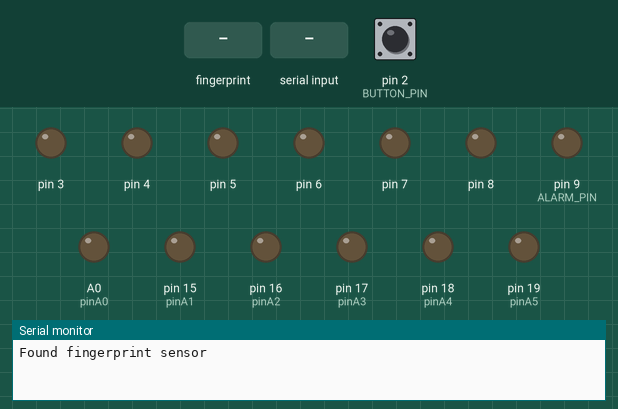
The sketch below on a simulated Arduino Uno, built with avr-gcc and run on an emulated ATmega328P. On the bench: output pins drawn as LEDs (lit = HIGH), the last lines printed to the serial monitor. Inputs (shaded band) come from the test bench; at power-on: pin 2 (BUTTON_PIN) HIGH.

Above: at 2.2 s.
2.3 s: finger stored as number 1 placed on the sensor
At 3.5 s:
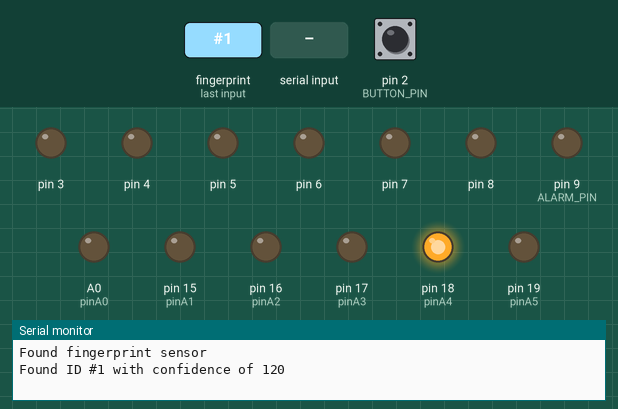
5.3 s: "delete_fingerprint\n" received over Serial
6.8 s: "add_fingerprint\n" received over Serial
Timing chart, 0 to 9.8 s (numbered marks = the images above; inputs shaded):
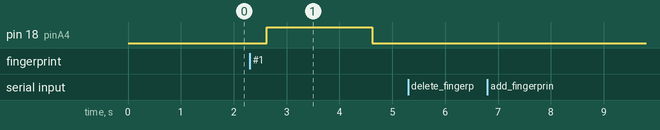

Measured:
- after the input at 2.3 s, pin 18 (pinA4): LOW → HIGH after 0.32 s, → LOW 2.0 s later

The sketch:

sketch_may26a.ino
```cpp
#include <SoftwareSerial.h>
#include <Adafruit_Fingerprint.h>

constexpr int pinA0 = 14;
constexpr int pinA1 = 15;
constexpr int pinA2 = 16;
constexpr int pinA3 = 17;
constexpr int pinA4 = 18;
constexpr int pinA5 = 19;

static constexpr uintptr_t PORTD_ADDR = 0x2B;
static constexpr uintptr_t PIND_ADDR = 0x29;
static constexpr uintptr_t PORTB_ADDR = 0x25;
static constexpr uintptr_t PINB_ADDR = 0x23;
static constexpr uintptr_t PORTC_ADDR = 0x28;
static constexpr uintptr_t PINC_ADDR = 0x26;

constexpr int BUTTON_PIN = 2;
constexpr int MOSFET_PIN = pinA4;
constexpr int ALARM_PIN = 9;
constexpr int SW_UART_RX_PIN = 12, SW_UART_TX_PIN = 13;

volatile int acceptUnlockAttempt = 1;
volatile int buttonState = 0;
volatile int failedAttempts = 0;

SoftwareSerial mySerial(SW_UART_RX_PIN, SW_UART_TX_PIN);
Adafruit_Fingerprint finger = Adafruit_Fingerprint(&mySerial);

void delay_millis(uint16_t ms) {
  uint32_t us = (uint32_t)ms * 1000;
  __asm__ volatile(
    "1:\n\t"
    "subi %A0, 1\n\t"
    "sbci %B0, 0\n\t"
    "sbci %C0, 0\n\t"
    "sbci %D0, 0\n\t"
    "rjmp 2f\n\t"
    "2:\n\t"
    "rjmp 3f\n\t"
    "3:\n\t"
    "rjmp 4f\n\t"
    "4:\n\t"
    "rjmp 5f\n\t"
    "5:\n\t"
    "rjmp 6f\n\t"
    "6:\n\t"
    "brne 1b\n\t"
    : "+r"(us)
  );
}

template<int PIN>
struct AtmegaPort {
private:
  static_assert(PIN >= 0 && PIN <= 19);
  static constexpr uintptr_t writePort = (PIN <= 7) ? PORTD_ADDR : ((PIN <= 13) ? PORTB_ADDR : PORTC_ADDR);
  static constexpr uintptr_t readPin = (PIN <= 7) ? PIND_ADDR : ((PIN <= 13) ? PINB_ADDR : PINC_ADDR);
  static constexpr uint8_t bit = (PIN <= 7) ? PIN : ((PIN <= 13) ? PIN - 8 : PIN - 14);

public:
  static int read() {
    return !!(*(volatile uint8_t*)readPin & (1 << bit));
  }
  static void write(int state) {
    // 0 = low, 1 = high, 2 = toggle
    if (state == 0)
      *(volatile uint8_t*)writePort &= ~(1 << bit);
    else if (state == 1)
      *(volatile uint8_t*)writePort |= (1 << bit);
    else
      *(volatile uint8_t*)writePort ^= (1 << bit);
  }
};

void openLock() {
  AtmegaPort<MOSFET_PIN>::write(1);
}

void closeLock() {
  AtmegaPort<MOSFET_PIN>::write(0);
}

bool isButtonPressed() {
  return AtmegaPort<BUTTON_PIN>::read();
}

void soundAlarm() {
  TCCR1A = (1 << COM1A1) | (1 << WGM11) | (1 << WGM10);
  TCCR1B = (1 << WGM12) | (1 << CS11);
  OCR1A = 0;
  while (1) {
    OCR1A = 100;
    delay_millis(1000);
    OCR1A = 20;
    delay_millis(1000);
  }
}

void enrollFingerprint(int id) {
  Serial.println("Place your finger...");
  int p = finger.getImage();
  while (p == FINGERPRINT_NOFINGER) {
    p = finger.getImage();
  }
  if (p != FINGERPRINT_OK) {
    Serial.print("Error: ");
    Serial.println(p);
    return;
  }
  p = finger.image2Tz(1);
  if (p != FINGERPRINT_OK) {
    Serial.print("Error: ");
    Serial.println(p);
    return;
  }
  Serial.println("Remove finger...");
  p = finger.getImage();
  while (p != FINGERPRINT_NOFINGER) {
    p = finger.getImage();
  }

  Serial.println("Place the same finger again...");
  p = finger.getImage();
  while (p == FINGERPRINT_NOFINGER) {
    p = finger.getImage();
  }
  if (p != FINGERPRINT_OK) {
    Serial.print("Error: ");
    Serial.println(p);
    return;
  }
  p = finger.image2Tz(2);
  if (p != FINGERPRINT_OK) {
    Serial.print("Error: ");
    Serial.println(p);
    return;
  }

  Serial.println("Creating model...");
  p = finger.createModel();
  if (p != FINGERPRINT_OK) {
    Serial.print("Error: ");
    Serial.println(p);
    return;
  }

  Serial.println("Storing model...");
  p = finger.storeModel(id);
  if (p != FINGERPRINT_OK) {
    Serial.print("Error: ");
    Serial.println(p);
    return;
  }

  Serial.println("Remove finger...");
  while (p != FINGERPRINT_NOFINGER) {
    p = finger.getImage();
  }
}

ISR(INT0_vect) {
  if (acceptUnlockAttempt && isButtonPressed()) {
    acceptUnlockAttempt = 0;
    buttonState = 1;
  }
}

void checkButtonUnlock() {
  if (buttonState == 1) {
    failedAttempts = 0;
    buttonState = 0;
    Serial.println("Button unlock");
    openLock();
    delay_millis(2000);
    closeLock();
    delay_millis(170);
    acceptUnlockAttempt = 1;
  }
}

void fingerprintUnlock() {
  if (!finger.verifyPassword())
    Serial.println("No sensor there");
  int p = finger.getImage();
  if (p == FINGERPRINT_OK) {
    p = finger.image2Tz();
    if (p != FINGERPRINT_OK) {
      Serial.println("Error");
      return;
    }
    p = finger.fingerSearch();
    if (p != FINGERPRINT_OK) {
      Serial.println("Fingerprint not found");
      failedAttempts++;
      if (failedAttempts == 10) {
        soundAlarm();
      }
      return;
    }
    Serial.print("Found ID #"); Serial.print(finger.fingerID);
    Serial.print(" with confidence of "); Serial.println(finger.confidence);

    failedAttempts = 0;
    acceptUnlockAttempt = 0;
    buttonState = 0;
    openLock();
    delay_millis(2000);
    closeLock();
    delay_millis(50);
    acceptUnlockAttempt = 1;
  }
}

void adminOperation() {
  String command = Serial.readStringUntil('\n');
  command.trim();
  Serial.println("Command received");
  if (command == "delete_all_fingerprints") {
    int p = finger.emptyDatabase();
    if (p != FINGERPRINT_OK) {
      Serial.println("Error");
      return;
    }
    Serial.println("Done");
  } else if (command.startsWith("delete_fingerprint")) {
    int indexOfSpace = command.indexOf(' ');
    String num = command.substring(indexOfSpace + 1);

    int id = num.toInt();
    int p = finger.deleteModel(id);
    if (p != FINGERPRINT_OK) {
      Serial.println("Error");
      return;
    }
    Serial.println("Done");
  } else if (command.startsWith("add_fingerprint")) {
    int indexOfSpace = command.indexOf(' ');
    String num = command.substring(indexOfSpace + 1);

    int id = num.toInt();
    enrollFingerprint(id);
  }
}

void setup() {
  // Button on pin 2 with pull up resistor
  DDRD &= ~(1 << PD2);
  PORTD |= (1 << PD2);
  // Configure interrupt on pin 2
  EICRA = (1 << ISC01); // Triggered on falling edge
  EIMSK = (1 << INT0); // Activate INT0
  sei(); // Enable interrupts

  // MOSFET on pin A4
  DDRC |= (1 << PC4);
  AtmegaPort<MOSFET_PIN>::write(0);

  // Alarm on pin 9
  DDRB |= (1 << PB1);
  AtmegaPort<ALARM_PIN>::write(0);

  // Set all other pins to a defined level (output, low)
  DDRD |= 0b11111000; // only pin 2 is used (although we don't touch pins 0 and 1)
  PORTD &= 0b00000111;
  DDRB |= 0b00100011; // only pins 9, 12 and 13 are used
  PORTB &= 0b11011100;
  DDRC |= 0b00101111; // only pin A4 is used
  PORTC &= 0b11010000;

  Serial.begin(9600);
  finger.begin(57600);
  while (!finger.verifyPassword()) {
    Serial.println("Did not find fingerprint sensor :(");
    delay_millis(1000);
  }
  Serial.println("Found fingerprint sensor");
  finger.LEDcontrol(false);
}

void loop() {
  checkButtonUnlock();
  fingerprintUnlock();
  if (Serial.available())
    adminOperation();

}
```
